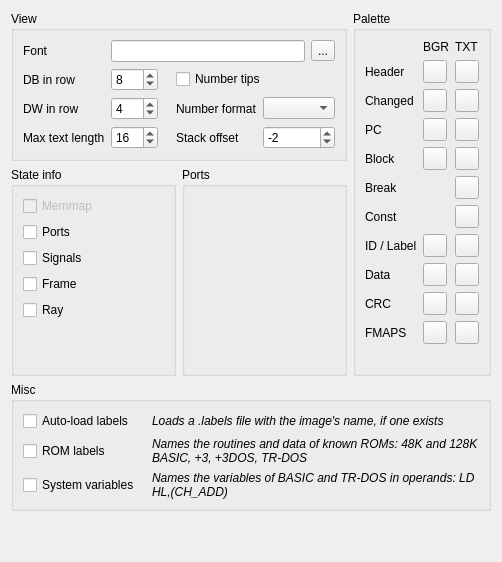
           <widget class="QWidget" name="tab_12">
            <layout class="QGridLayout" name="gridLayout_dbgpage" columnstretch="10,0">
             <item row="0" column="0">
              <layout class="QVBoxLayout" name="verticalLayout_46" stretch="0,1">
               <item>
                <widget class="QGroupBox" name="groupBox_13">
                 <property name="title">
                  <string>View</string>
                 </property>
                 <layout class="QGridLayout" name="gridLayout_16" columnstretch="0,1,0,1">
                  <item row="0" column="0">
                   <widget class="QLabel" name="label_64">
                    <property name="text">
                     <string>Font</string>
                    </property>
                   </widget>
                  </item>
                  <item row="0" column="1" colspan="3">
                   <layout class="QHBoxLayout" name="horizontalLayout_38">
                    <item>
                     <widget class="QLineEdit" name="leDbgFont">
                      <property name="toolTip">
                       <string>Font the debugger's panels use</string>
                      </property>
                      <property name="readOnly">
                       <bool>true</bool>
                      </property>
                     </widget>
                    </item>
                    <item>
                     <widget class="QToolButton" name="tbDbgFont">
                      <property name="toolTip">
                       <string>Pick the font</string>
                      </property>
                      <property name="text">
                       <string>...</string>
                      </property>
                      <property name="icon">
                       <iconset resource="../xpeccy.qrc">
                        <normaloff>:/images/font.png</normaloff>:/images/font.png</iconset>
                      </property>
                     </widget>
                    </item>
                   </layout>
                  </item>
                  <item row="1" column="0">
                   <widget class="QLabel" name="label_61">
                    <property name="toolTip">
                     <string>How many bytes a DB line of the listing holds</string>
                    </property>
                    <property name="text">
                     <string>DB in row</string>
                    </property>
                   </widget>
                  </item>
                  <item row="1" column="1">
                   <widget class="QSpinBox" name="sbDbSize">
                    <property name="toolTip">
                     <string>How many bytes a DB line of the listing holds</string>
                    </property>
                    <property name="minimum">
                     <number>1</number>
                    </property>
                    <property name="maximum">
                     <number>16</number>
                    </property>
                    <property name="value">
                     <number>8</number>
                    </property>
                   </widget>
                  </item>
                  <item row="2" column="0">
                   <widget class="QLabel" name="label_63">
                    <property name="toolTip">
                     <string>How many words a DW line of the listing holds</string>
                    </property>
                    <property name="text">
                     <string>DW in row</string>
                    </property>
                   </widget>
                  </item>
                  <item row="2" column="1">
                   <widget class="QSpinBox" name="sbDwSize">
                    <property name="toolTip">
                     <string>How many words a DW line of the listing holds</string>
                    </property>
                    <property name="minimum">
                     <number>1</number>
                    </property>
                    <property name="maximum">
                     <number>16</number>
                    </property>
                    <property name="value">
                     <number>4</number>
                    </property>
                   </widget>
                  </item>
                  <item row="3" column="0">
                   <widget class="QLabel" name="label_62">
                    <property name="toolTip">
                     <string>Longest text a DM line of the listing holds</string>
                    </property>
                    <property name="text">
                     <string>Max text length</string>
                    </property>
                   </widget>
                  </item>
                  <item row="3" column="1">
                   <widget class="QSpinBox" name="sbTextSize">
                    <property name="toolTip">
                     <string>Longest text a DM line of the listing holds</string>
                    </property>
                    <property name="minimum">
                     <number>1</number>
                    </property>
                    <property name="maximum">
                     <number>128</number>
                    </property>
                    <property name="value">
                     <number>16</number>
                    </property>
                   </widget>
                  </item>
                  <item row="1" column="2" colspan="2">
                   <layout class="QHBoxLayout" name="hlDbgNumTips">
                    <property name="leftMargin">
                     <number>12</number>
                    </property>
                    <item>
                     <widget class="QCheckBox" name="cbDbgNumTips">
                      <property name="text">
                       <string>Number tips</string>
                      </property>
                      <property name="toolTip">
                       <string>A number's hex, decimal and binary
under the mouse: the listing and the dumps</string>
                      </property>
                     </widget>
                    </item>
                   </layout>
                  </item>
                  <item row="2" column="2">
                   <widget class="QLabel" name="label_numbers">
                    <property name="text">
                     <string>Number format</string>
                    </property>
                    <property name="toolTip">
                     <string>How the debugger writes addresses and values.
HEX/DEC on the listing's bar switches it</string>
                    </property>
                    <property name="indent">
                     <number>12</number>
                    </property>
                   </widget>
                  </item>
                  <item row="2" column="3">
                   <widget class="QComboBox" name="cbDbgNumbers">
                    <property name="toolTip">
                     <string>How the debugger writes addresses and values.
HEX/DEC on the listing's bar switches it</string>
                    </property>
                   </widget>
                  </item>
                  <item row="3" column="2">
                   <widget class="QLabel" name="label_stackofs">
                    <property name="text">
                     <string>Stack offset</string>
                    </property>
                    <property name="toolTip">
                     <string>Offset the stack panel starts at.
It goes on until the panel runs out of height</string>
                    </property>
                    <property name="indent">
                     <number>12</number>
                    </property>
                   </widget>
                  </item>
                  <item row="3" column="3">
                   <widget class="QSpinBox" name="sbDbgStackOfs">
                    <property name="toolTip">
                     <string>Offset the stack panel starts at.
It goes on until the panel runs out of height</string>
                    </property>
                    <property name="minimum">
                     <number>-16</number>
                    </property>
                    <property name="maximum">
                     <number>16</number>
                    </property>
                    <property name="singleStep">
                     <number>2</number>
                    </property>
                    <property name="value">
                     <number>-2</number>
                    </property>
                   </widget>
                  </item>
                 </layout>
                </widget>
               </item>
               <item>
                <layout class="QHBoxLayout" name="horizontalLayout_dbgpanel">
                 <item>
                  <widget class="QGroupBox" name="groupBox_dbgblocks">
                   <property name="title">
                    <string>State info</string>
                   </property>
                   <property name="toolTip">
                    <string>What the side panel of the debugger shows</string>
                   </property>
                   <layout class="QVBoxLayout" name="verticalLayout_dbgblocks">
                    <item>
                     <widget class="QCheckBox" name="cbDbgMemmap">
                      <property name="enabled">
                       <bool>false</bool>
                      </property>
                      <property name="text">
                       <string>Memmap</string>
                      </property>
                      <property name="toolTip">
                       <string>Memory pages.
The panel is dragged by that title, so the block stays</string>
                      </property>
                     </widget>
                    </item>
                    <item>
                     <widget class="QCheckBox" name="cbDbgPorts">
                      <property name="text">
                       <string>Ports</string>
                      </property>
                      <property name="toolTip">
                       <string>Port values</string>
                      </property>
                     </widget>
                    </item>
                    <item>
                     <widget class="QCheckBox" name="cbDbgSignals">
                      <property name="text">
                       <string>Signals</string>
                      </property>
                      <property name="toolTip">
                       <string>DOS / ROM / CPM / INT</string>
                      </property>
                     </widget>
                    </item>
                    <item>
                     <widget class="QCheckBox" name="cbDbgFrame">
                      <property name="text">
                       <string>Frame</string>
                      </property>
                      <property name="toolTip">
                       <string>Frames since reset</string>
                      </property>
                     </widget>
                    </item>
                    <item>
                     <widget class="QCheckBox" name="cbDbgRay">
                      <property name="text">
                       <string>Ray</string>
                      </property>
                      <property name="toolTip">
                       <string>Beam position</string>
                      </property>
                     </widget>
                    </item>
                    <item>
                     <spacer name="verticalSpacer_dbgblocks">
                      <property name="orientation">
                       <enum>Qt::Vertical</enum>
                      </property>
                      <property name="sizeHint" stdset="0">
                       <size>
                        <width>20</width>
                        <height>0</height>
                       </size>
                      </property>
                     </spacer>
                    </item>
                   </layout>
                  </widget>
                 </item>
                 <item>
                  <widget class="QGroupBox" name="groupBox_dbgports">
                   <property name="title">
                    <string>Ports</string>
                   </property>
                   <property name="toolTip">
                    <string>Ports of this profile the panel shows,
and the ones it skips</string>
                   </property>
                   <layout class="QVBoxLayout" name="layDbgPorts"/>
                  </widget>
                 </item>
                </layout>
               </item>
              </layout>
             </item>
             <item row="0" column="1">
                <widget class="QGroupBox" name="groupBox_7">
                 <property name="title">
                  <string>Palette</string>
                 </property>
                 <layout class="QGridLayout" name="gridLayout_15">
                  <item row="10" column="0">
                   <widget class="QLabel" name="label_dskid">
                    <property name="text">
                     <string>ID / Label</string>
                    </property>
                    <property name="toolTip">
                     <string>Disk track ID field, and labels in the disassembler</string>
                    </property>
                   </widget>
                  </item>
                  <item row="10" column="1">
                   <widget class="QToolButton" name="tbDbgDskIdBG">
                    <property name="contextMenuPolicy">
                     <enum>Qt::CustomContextMenu</enum>
                    </property>
                    <property name="text">
                     <string/>
                    </property>
                   </widget>
                  </item>
                  <item row="10" column="2">
                   <widget class="QToolButton" name="tbDbgDskIdFG">
                    <property name="contextMenuPolicy">
                     <enum>Qt::CustomContextMenu</enum>
                    </property>
                    <property name="text">
                     <string/>
                    </property>
                   </widget>
                  </item>
                  <item row="11" column="0">
                   <widget class="QLabel" name="label_dskdata">
                    <property name="text">
                     <string>Data</string>
                    </property>
                   </widget>
                  </item>
                  <item row="11" column="1">
                   <widget class="QToolButton" name="tbDbgDskDataBG">
                    <property name="contextMenuPolicy">
                     <enum>Qt::CustomContextMenu</enum>
                    </property>
                    <property name="text">
                     <string/>
                    </property>
                   </widget>
                  </item>
                  <item row="11" column="2">
                   <widget class="QToolButton" name="tbDbgDskDataFG">
                    <property name="contextMenuPolicy">
                     <enum>Qt::CustomContextMenu</enum>
                    </property>
                    <property name="text">
                     <string/>
                    </property>
                   </widget>
                  </item>
                  <item row="12" column="0">
                   <widget class="QLabel" name="label_dskcrc">
                    <property name="text">
                     <string>CRC</string>
                    </property>
                   </widget>
                  </item>
                  <item row="12" column="1">
                   <widget class="QToolButton" name="tbDbgDskCrcBG">
                    <property name="contextMenuPolicy">
                     <enum>Qt::CustomContextMenu</enum>
                    </property>
                    <property name="text">
                     <string/>
                    </property>
                   </widget>
                  </item>
                  <item row="12" column="2">
                   <widget class="QToolButton" name="tbDbgDskCrcFG">
                    <property name="contextMenuPolicy">
                     <enum>Qt::CustomContextMenu</enum>
                    </property>
                    <property name="text">
                     <string/>
                    </property>
                   </widget>
                  </item>
                  <item row="13" column="0">
                   <widget class="QLabel" name="label_fmaps">
                    <property name="text">
                     <string>FMAPS</string>
                    </property>
                    <property name="toolTip">
                     <string>The TSConf FMAPS window in the dump and MEMMAP</string>
                    </property>
                   </widget>
                  </item>
                  <item row="13" column="1">
                   <widget class="QToolButton" name="tbDbgFmBG">
                    <property name="contextMenuPolicy">
                     <enum>Qt::CustomContextMenu</enum>
                    </property>
                    <property name="text">
                     <string/>
                    </property>
                   </widget>
                  </item>
                  <item row="13" column="2">
                   <widget class="QToolButton" name="tbDbgFmFG">
                    <property name="contextMenuPolicy">
                     <enum>Qt::CustomContextMenu</enum>
                    </property>
                    <property name="text">
                     <string/>
                    </property>
                   </widget>
                  </item>
                   <item row="7" column="0">
                   <widget class="QLabel" name="label_49">
                    <property name="text">
                     <string>Block</string>
                    </property>
                   </widget>
                  </item>
                  <item row="0" column="1">
                   <widget class="QLabel" name="label_43">
                    <property name="text">
                     <string>BGR</string>
                    </property>
                   </widget>
                  </item>
                  <item row="7" column="2">
                   <widget class="QToolButton" name="tbDbgSelFG">
                    <property name="contextMenuPolicy">
                     <enum>Qt::CustomContextMenu</enum>
                    </property>
                    <property name="text">
                     <string/>
                    </property>
                   </widget>
                  </item>
                  <item row="0" column="2">
                   <widget class="QLabel" name="label_44">
                    <property name="text">
                     <string>TXT</string>
                    </property>
                   </widget>
                  </item>
                  <item row="3" column="1">
                   <widget class="QToolButton" name="tbDbgChaBG">
                    <property name="contextMenuPolicy">
                     <enum>Qt::CustomContextMenu</enum>
                    </property>
                    <property name="text">
                     <string/>
                    </property>
                   </widget>
                  </item>
                  <item row="6" column="1">
                   <widget class="QToolButton" name="tbDbgPcBG">
                    <property name="contextMenuPolicy">
                     <enum>Qt::CustomContextMenu</enum>
                    </property>
                    <property name="text">
                     <string/>
                    </property>
                   </widget>
                  </item>
                  <item row="1" column="2">
                   <widget class="QToolButton" name="tbDbgHeadFG">
                    <property name="contextMenuPolicy">
                     <enum>Qt::CustomContextMenu</enum>
                    </property>
                    <property name="text">
                     <string/>
                    </property>
                   </widget>
                  </item>
                  <item row="1" column="0">
                   <widget class="QLabel" name="label_40">
                    <property name="text">
                     <string>Header</string>
                    </property>
                   </widget>
                  </item>
                  <item row="1" column="1">
                   <widget class="QToolButton" name="tbDbgHeadBG">
                    <property name="contextMenuPolicy">
                     <enum>Qt::CustomContextMenu</enum>
                    </property>
                    <property name="text">
                     <string/>
                    </property>
                   </widget>
                  </item>
                  <item row="6" column="0">
                   <widget class="QLabel" name="label_48">
                    <property name="text">
                     <string>PC</string>
                    </property>
                   </widget>
                  </item>
                  <item row="6" column="2">
                   <widget class="QToolButton" name="tbDbgPcFG">
                    <property name="contextMenuPolicy">
                     <enum>Qt::CustomContextMenu</enum>
                    </property>
                    <property name="text">
                     <string/>
                    </property>
                   </widget>
                  </item>
                  <item row="7" column="1">
                   <widget class="QToolButton" name="tbDbgSelBG">
                    <property name="contextMenuPolicy">
                     <enum>Qt::CustomContextMenu</enum>
                    </property>
                    <property name="text">
                     <string/>
                    </property>
                   </widget>
                  </item>
                  <item row="8" column="0">
                   <widget class="QLabel" name="label_50">
                    <property name="text">
                     <string>Break</string>
                    </property>
                   </widget>
                  </item>
                  <item row="8" column="2">
                   <widget class="QToolButton" name="tbDbgBrkFG">
                    <property name="contextMenuPolicy">
                     <enum>Qt::CustomContextMenu</enum>
                    </property>
                    <property name="text">
                     <string/>
                    </property>
                   </widget>
                  </item>
                  <item row="3" column="0">
                   <widget class="QLabel" name="label_46">
                    <property name="text">
                     <string>Changed</string>
                    </property>
                   </widget>
                  </item>
                  <item row="3" column="2">
                   <widget class="QToolButton" name="tbDbgChaFG">
                    <property name="contextMenuPolicy">
                     <enum>Qt::CustomContextMenu</enum>
                    </property>
                    <property name="text">
                     <string/>
                    </property>
                   </widget>
                  </item>
                  <item row="9" column="0">
                   <widget class="QLabel" name="label_asmconst">
                    <property name="text">
                     <string>Const</string>
                    </property>
                   </widget>
                  </item>
                  <item row="9" column="2">
                   <widget class="QToolButton" name="tbDbgAsmConstFG">
                    <property name="contextMenuPolicy">
                     <enum>Qt::CustomContextMenu</enum>
                    </property>
                    <property name="toolTip">
                     <string>Constants in the listing.
Right click: back to the style color</string>
                    </property>
                    <property name="text">
                     <string/>
                    </property>
                   </widget>
                  </item>
                  <item row="20" column="0" colspan="3">
                   <spacer name="verticalSpacer_pal">
                    <property name="orientation">
                     <enum>Qt::Vertical</enum>
                    </property>
                    <property name="sizeHint" stdset="0">
                     <size>
                      <width>20</width>
                      <height>20</height>
                     </size>
                    </property>
                   </spacer>
                  </item>
                  </layout>
                </widget>
             </item>
             <item row="1" column="0" colspan="2">
              <widget class="QGroupBox" name="groupBox_dbgmisc">
               <property name="title">
                <string>Misc</string>
               </property>
               <layout class="QGridLayout" name="gridLayout_dbgmisc" columnstretch="0,1">
                <property name="horizontalSpacing">
                 <number>12</number>
                </property>
                <item row="0" column="0">
                 <widget class="QCheckBox" name="cbImgLabels">
                  <property name="text">
                   <string>Auto-load labels</string>
                  </property>
                 </widget>
                </item>
                <item row="0" column="1">
                 <widget class="QLabel" name="labImgLabels">
                  <property name="font">
                   <font>
                    <italic>true</italic>
                   </font>
                  </property>
                  <property name="text">
                   <string>Loads a .labels file with the image's name, if one exists</string>
                  </property>
                  <property name="wordWrap">
                   <bool>true</bool>
                  </property>
                 </widget>
                </item>
                <item row="1" column="0">
                 <widget class="QCheckBox" name="cbRomLabels">
                  <property name="text">
                   <string>ROM labels</string>
                  </property>
                 </widget>
                </item>
                <item row="1" column="1">
                 <widget class="QLabel" name="labRomLabels">
                  <property name="font">
                   <font>
                    <italic>true</italic>
                   </font>
                  </property>
                  <property name="text">
                   <string>Names the routines and data of known ROMs: 48K and 128K BASIC, +3, +3DOS, TR-DOS</string>
                  </property>
                  <property name="wordWrap">
                   <bool>true</bool>
                  </property>
                 </widget>
                </item>
                <item row="2" column="0">
                 <widget class="QCheckBox" name="cbSysVars">
                  <property name="text">
                   <string>System variables</string>
                  </property>
                 </widget>
                </item>
                <item row="2" column="1">
                 <widget class="QLabel" name="labSysVars">
                  <property name="font">
                   <font>
                    <italic>true</italic>
                   </font>
                  </property>
                  <property name="text">
                   <string>Names the variables of BASIC and TR-DOS in operands: LD HL,(CH_ADD)</string>
                  </property>
                  <property name="wordWrap">
                   <bool>true</bool>
                  </property>
                 </widget>
                </item>
               </layout>
              </widget>
             </item>
             <item row="2" column="0" colspan="2">
              <spacer name="verticalSpacer_2">
               <property name="orientation">
                <enum>Qt::Vertical</enum>
               </property>
               <property name="sizeHint" stdset="0">
                <size>
                 <width>20</width>
                 <height>40</height>
                </size>
               </property>
              </spacer>
             </item>
            </layout>
           </widget>
